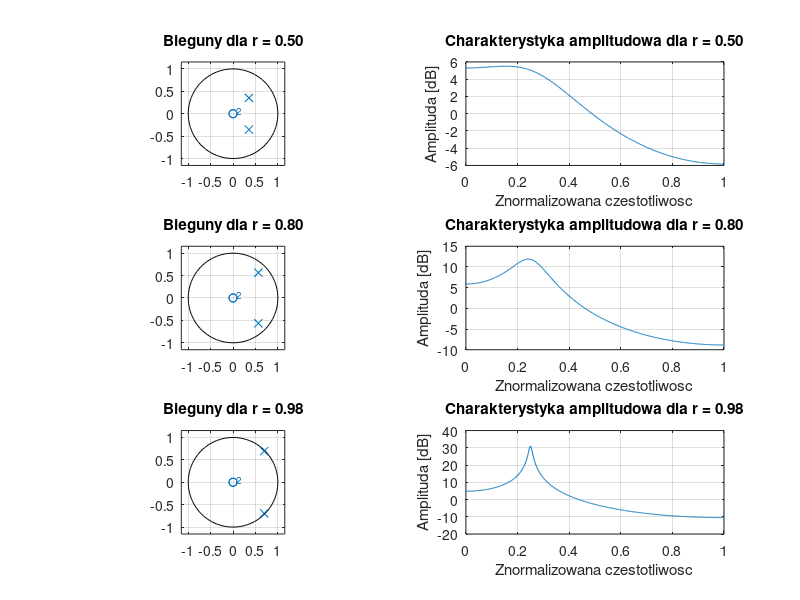

Here is the MATLAB script that generated this plot:
% Lab 7 - Przyklad 3: Porownanie polozenia biegunow
r_values = [0.5, 0.8, 0.98];
theta    = pi/4;

figure;
for i = 1:length(r_values)
    r = r_values(i);
    b = 1;
    a = [1, -2*r*cos(theta), r^2];

    subplot(length(r_values), 2, 2*i-1);
    zplane(b, a);
    title(sprintf('Bieguny dla r = %.2f', r));

    [H, w] = freqz(b, a, 512);
    subplot(length(r_values), 2, 2*i);
    plot(w/pi, 20*log10(abs(H) + eps));
    title(sprintf('Charakterystyka amplitudowa dla r = %.2f', r));
    xlabel('Znormalizowana czestotliwosc'); ylabel('Amplituda [dB]'); grid on;
end
